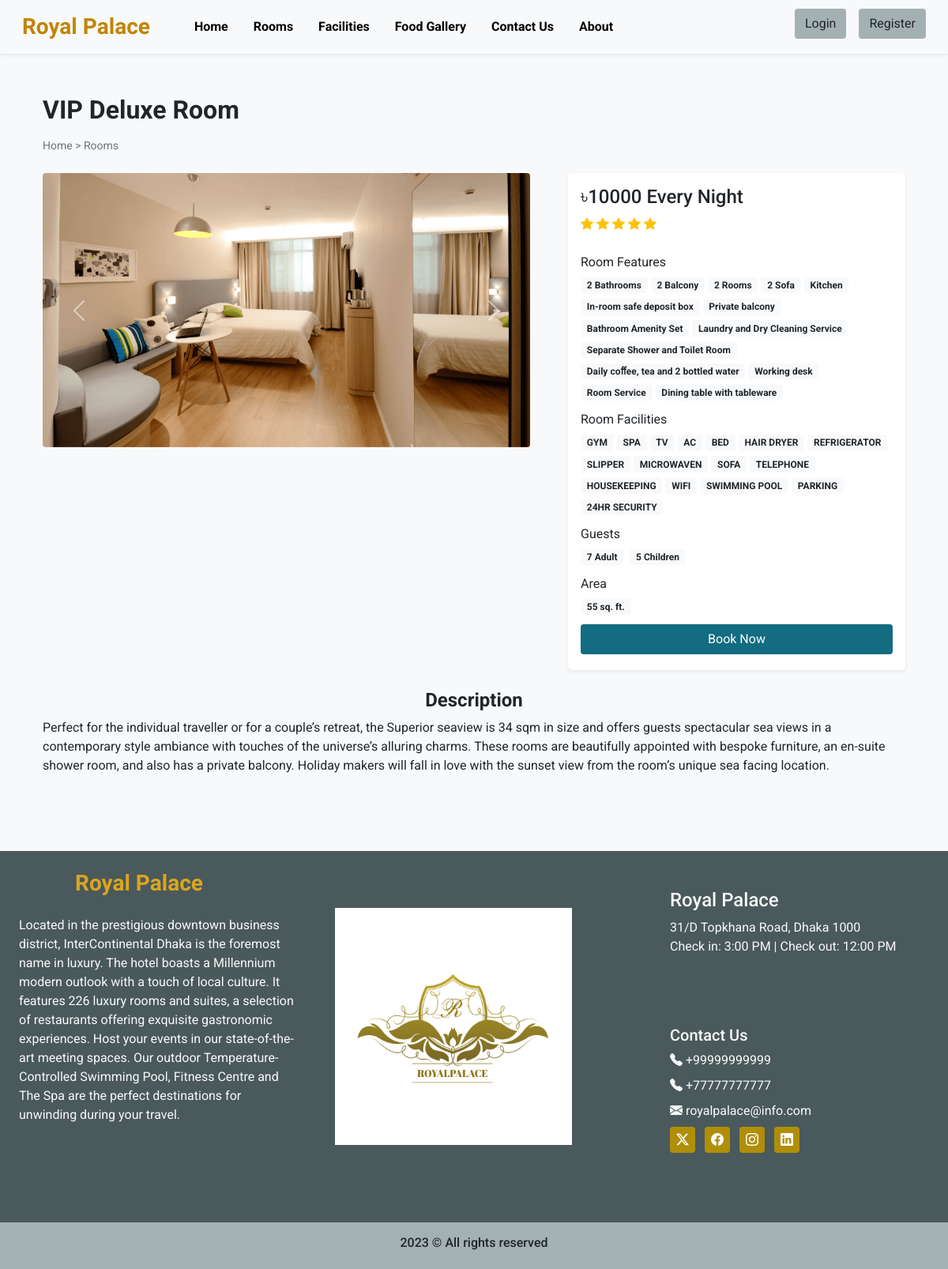
Screenshot of /room_details.php?id=20 with the database file from the repository.
### tables this page shows
CREATE TABLE `settings` (
  `sr_no` int(11) NOT NULL,
  `site_title` varchar(150) NOT NULL,
  `site_about` varchar(600) NOT NULL,
  `shutdown` tinyint(1) NOT NULL
);

CREATE TABLE `rooms` (
  `id` int(11) NOT NULL,
  `name` varchar(100) NOT NULL,
  `area` int(11) NOT NULL,
  `price` int(11) NOT NULL,
  `quantity` int(11) NOT NULL,
  `adult` int(11) NOT NULL,
  `children` int(11) NOT NULL,
  `description` varchar(500) NOT NULL,
  `status` tinyint(4) NOT NULL DEFAULT 1,
  `removed` int(11) NOT NULL DEFAULT 0
);

CREATE TABLE `room_images` (
  `sr_no` int(11) NOT NULL,
  `room_id` int(11) NOT NULL,
  `image` varchar(200) NOT NULL,
  `thumb` tinyint(4) NOT NULL DEFAULT 0
);

CREATE TABLE `features` (
  `id` int(11) NOT NULL,
  `name` varchar(100) NOT NULL
);

CREATE TABLE `facilities` (
  `id` int(11) NOT NULL,
  `icon` varchar(100) NOT NULL,
  `name` varchar(100) NOT NULL,
  `description` varchar(300) NOT NULL
);

CREATE TABLE `contact_details` (
  `sr_no` int(11) NOT NULL,
  `address` varchar(150) NOT NULL,
  `gmap` varchar(300) NOT NULL,
  `pn-1` bigint(20) NOT NULL,
  `pn-2` bigint(20) NOT NULL,
  `email` varchar(100) NOT NULL,
  `tw` varchar(150) NOT NULL,
  `fb` varchar(150) NOT NULL,
  `insta` varchar(150) NOT NULL,
  `li` varchar(150) NOT NULL,
  `iframe` varchar(500) NOT NULL
);

### admin/inc/db_config.php (called while the page is built, shortened)
<?php
if (!function_exists('select')) {
    function select($sql, $values, $datatypes)
    {
        $con = $GLOBALS['con'];
        if ($stmt = mysqli_prepare($con, $sql)) {
            mysqli_stmt_bind_param($stmt, $datatypes, ...$values);
            if (mysqli_stmt_execute($stmt)) {
                $res = mysqli_stmt_get_result($stmt);
                return $res;
            } else {
                mysqli_stmt_close($stmt);
                die("Query cannot be executed - Select");
            }
        } else {
            die("Query cannot be prepared - Select");
        }
    }
}
?>

### room_details.php (the view, shortened to what this page needs)
<!DOCTYPE html>
<html lang="en">
<head>
    <?php require('inc/links.php');?>
    <link rel="stylesheet"href="https://cdn.jsdelivr.net/npm/swiper@10/swiper-bundle.min.css"/>
    <?php require('inc/links.php');?>
</head>
<body class="bg-light">
    <?php require('inc/header.php');?>
    <?php
        $data = filter($_GET);
        $room_res = select("SELECT * FROM `rooms` WHERE `id`=? AND `status`=? AND `removed`=?",[$data['id'],1,0],'iii');
        $room_data = mysqli_fetch_assoc($room_res);
        global$setting_q,$con;
    ?>
    <div class="container">
        <div class="row">
            <div class="col-12 my-5 mb-4 px-4">
                <h2 class="mt-5 pt-4 mb-3 fw-bold"><?php echo $room_data['name']?></h2>
                <div style="font-size: 14px;">
                    <a href="index.php" class="text-secondary text-decoration-none">Home</a>
                    <span class="text-secondary"> > </span>
                    <a href="rooms.php" class="text-secondary text-decoration-none">Rooms</a>
                </div>
            </div>
            <div class="col-lg-7 col-md-12 px-4">
                <div id="roomCarousel" class="carousel slide" data-bs-ride="carousel">
                    <div class="carousel-inner">
                        <?php
                        $room_img = ROOMS_IMG_PATH."thumbnail.jpg";
                            $img_q = mysqli_query($con,"SELECT * FROM `room_images`
                                WHERE `room_id`='$room_data[id]'");
                            if(mysqli_num_rows($img_q)>0)
                            {
                                $active_class = 'active';
                                while($img_res = mysqli_fetch_assoc($img_q))
                                {
                                    echo "
                                   <div class='carousel-item $active_class'>
                                        <img src='".ROOMS_IMG_PATH.$img_res['image']."' class='d-block w-100 rounded'>
                                   </div>
                                ";
                                $active_class='';
                                }
                            }
                            else{
                                echo "<div class='carousel-item active'>
                                        <img src='$room_img' class='d-block w-100'>
                                    </div>";
                            }
                        ?>
                    </div>
                    <button class="carousel-control-prev" type="button" data-bs-target="#roomCarousel" data-bs-slide="prev">
                        <span class="carousel-control-prev-icon" aria-hidden="true"></span>
                    </button>
                    <button class="carousel-control-next" type="button" data-bs-target="#roomCarousel" data-bs-slide="next">
                        <span class="carousel-control-next-icon" aria-hidden="true"></span>
                    </button>
                </div>
            </div>
            <div class="col-lg-5 col-md-12 px-4">
                <div class="card mb-4 border-0 shadow-sm rounded-3">
                    <div class="card-body">
                        <?php
                            echo <<<price
                                <h4>৳$room_data[price] Every Night</h4>
                            price;
                            echo <<<rating
                                <div class="rating mb-4">
                                    <i class="bi bi-star-fill text-warning"></i>
                                    <i class="bi bi-star-fill text-warning"></i>
                                    <i class="bi bi-star-fill text-warning"></i>
                                    <i class="bi bi-star-fill text-warning"></i>
                                    <i class="bi bi-star-fill text-warning"></i>
                                </div>
                            rating;
                            $fea_q = mysqli_query($con,"SELECT f.name FROM `features` f
                                INNER JOIN `room_features` rfea ON f.id = rfea.features_id
                                WHERE rfea.room_id = '$room_data[id]';");
                            $features_data = "";
                                while ($fea_row = mysqli_fetch_assoc($fea_q))
                                {
                                    $features_data.="<span class='badge bg-light text-dark text-warp me-1 mb-1'>
                                        $fea_row[name]
                                        </span>";
                                }
                                echo<<<features
                                    <div class="mb-2">
                                        <p class="mb-1">Room Features</p>
                                        $features_data
                                    </div>
                                features;
                                $fac_q = mysqli_query($con,"SELECT f.name FROM `facilities` f
                                        INNER JOIN `room_facilities` rfac ON f.id = rfac.facilities_id
                                        WHERE rfac.room_id = '$room_data[id]'");
                                $facilities_data = "";
                                while ($fac_row = mysqli_fetch_assoc($fac_q))
                                {
                                    $facilities_data.="<span class='badge bg-light text-dark text-warp me-1 mb-1'>
                                        $fac_row[name]
                                        </span>";
                                }
                                echo<<<facilities
                                    <div class="mb-2">
                                        <p class="mb-1">Room Facilities</p>
                                        $facilities_data
                                    </div>
                                facilities;
                                echo<<<guests
                                    <div class="mb-2">
                                        <p class="mb-1">Guests</p>
                                        <span class="badge bg-light text-dark text-warp me-1 mb-1">
                                            $room_data[adult] Adult
                                        </span>
                                        <span class="badge bg-light text-dark text-warp me-1 mb-1">
                                            $room_data[children] Children
                                        </span>
                                    </div>
                                guests;
                                echo<<<area
                                    <div class="mb-2">
                                        <p class="mb-1">Area</p>
                                        <span class='badge bg-light text-dark text-warp me-1 mb-1'>
                                        $room_data[area] sq. ft.
                                        </span>
                                    </div>
                                area;
                        global$setting_q;
                        $login = 0;
                        if (!$setting_q['shutdown']){
                            echo<<<book
                                        <button onclick='checkLoginToBook($login,$room_data[id])' class="btn w-100 text-white bg-2 shadow-none mb-1">Book Now</button>
                                 book;
                        }
                        ?>
                    </div>
                </div>
            </div>
            <div class="col-12 mb-4 px-4">
                <div class="mb-4">
                    <h4 class="text-center fw-bold">Description</h4>
                    <p><?php
                        echo $room_data['description']
                        ?>
                    </p>
                </div>
            </div>
        </div>
    </div>
    <?php require('inc/footer.php');?>
</body>
</html>

### inc/header.php (shortened to what this page needs)
<?php
    require ('admin/inc/db_config.php');
    $contact_q = "SELECT * FROM `contact_details` WHERE `sr_no`=?";
    $setting_q = "SELECT * FROM `settings` WHERE `sr_no`=?";
    $values = [1];
    $contact_r = mysqli_fetch_assoc(select($contact_q,$values,'i'));
    $setting_q = mysqli_fetch_assoc(select($setting_q,$values,'i'));
?>
<section>
    <div>
        <nav id="nav_bar" class="navbar navbar-expand-lg fixed-top navbar-light bg-light px-lg-3 py-lg-2 shadow-sm" data-spy="affix" data-offset-top="197">
            <div class="container-fluid">
            <a class="navbar-brand me-5 fw-bold fs-3  h-font" style="color: #C18506;" href="index.php"><?php echo $setting_q['site_title'] ?></a>
            <div class="collapse navbar-collapse" id="navbarSupportedContent">
                <ul class="navbar-nav me-auto mb-2 mb-lg-0">
                <li class="nav-item">
                    <a class="nav-link me-3" href="index.php">Home</a>
                </li>
                <li class="nav-item">
                    <a class="nav-link me-3" href="rooms.php">Rooms</a>
                </li>
                <li class="nav-item">
                    <a class="nav-link me-3" href="facilities.php">Facilities</a>
                </li>
                <li class="nav-item">
                    <a class="nav-link me-3" href="food.php">Food Gallery</a>
                </li>
                <li class="nav-item">
                    <a class="nav-link me-3" href="contact.php">Contact Us</a>
                </li>
                <li class="nav-item">
                    <a class="nav-link me-3" href="about.php">About</a>
                </li>
                </ul>
                <div class="d-flex">
                    <?php
                    if (isset($_SESSION['login']) && $_SESSION['login']==true)
                    {
                        echo<<<data
                            <div class="btn-group">
                              <button type="button" class="btn btn-secondary shadow-none dropdown-toggle" data-bs-toggle="dropdown" data-bs-display="static" aria-expanded="false">
                                $_SESSION[uName]
                              </button>
                              <ul class="dropdown-menu dropdown-menu-lg-end">
                                <li><a class="dropdown-item" href="logout.php">LOGOUT</a></li>
                              </ul>
                            </div>
                        data;
                    }
                    else{
                       echo<<<data
                            <button type='Button' class='btn bg-6 mb-lg-2 shadow-none me-3' data-bs-toggle='modal' data-bs-target='#loginmodal'>
                            Login
                            </button>
                            <button type='Button' class='btn bg-6 mb-lg-2 shadow-none ' data-bs-toggle='modal' data-bs-target='#registermodal'>
                            Register
                            </button>
                       data;
                    }
                    ?>
            </div>
            </div>
        </nav>
    </div>
</section>

### inc/footer.php (shortened to what this page needs)
<?php
$setting_q = "SELECT * FROM `settings` WHERE `sr_no`=?";
$values = [1];
$setting_q = mysqli_fetch_assoc(select($setting_q,$values,'i'));
?>
<section>
        <div class="container-fluid bg-4 mt-5">
            <div class="row">
                <div class="col-lg-4 p-4">
                    <h5 class="me-5 fw-bold fs-3 h-font text-center mb-2" style="color: goldenrod;" ><?php echo$setting_q['site_title']?></h5>
                    <p class="text-light mb-3 text-left mt-4"><?php echo$setting_q['site_about']?> </p>
                </div>
                <div class="col-lg-4 p-4 mt-5">
                    <img class="items-center" src="images/logo/7.jpg" width="300px" height="300px">
                </div>
                <div class="col-lg-4 p-4">
                <div class=" text-light p-4 rounded mb-4">
                        <h4>Royal Palace</h4>
                        <p>31/D Topkhana Road, Dhaka 1000<br>
                            Check in: 3:00 PM | Check out: 12:00 PM
                    </div>
                    <div class=" text-light p-4 rounded mb-4">
                        <h5>Contact Us</h5>
                        <a href="tel: +<?php echo $contact_r['pn-1']?>" class="d-inline-block mb-2 text-light text-decoration-none">
                            <i class="bi bi-telephone-fill"></i> +<?php echo $contact_r['pn-1']?>
                        </a>
                        <br>
                        <a href="tel: +<?php echo $contact_r['pn-2']?>" class="d-inline-block text-light mb-2 text-decoration-none">
                            <i class="bi bi-telephone-fill"></i> +<?php echo $contact_r['pn-2']?>
                        </a>
                            <br>
                        <a href="mailto: <?php echo $contact_r['email']?>" class="d-inline-block text-light mb-2 text-decoration-none">
                            <i class="bi bi-envelope-fill"></i> <?php echo $contact_r['email']?>
                        </a>
                        <br>
                        <a href="<?php echo $contact_r['tw']?>" class="d-inline-block mb-3 me-2">
                            <span class="badge bg-7 text-white fs-6 p-2">
                                <i class="bi bi-twitter-x"></i>
                            </span>
                        </a>
                        <a href="<?php echo $contact_r['fb']?>" class="d-inline-block mb-3 me-2">
                            <span class="badge bg-7 text-white fs-6 p-2">
                                <i class="bi bi-facebook"></i>
                            </span>
                        </a>
                        <a href="<?php echo $contact_r['insta']?>" class="d-inline-block mb-3 me-2">
                            <span class="badge bg-7 text-white fs-6 p-2">
                                <i class="bi bi-instagram"></i>
                            </span>
                        </a>
                        <a href="<?php echo $contact_r['li']?>" class="d-inline-block mb-3 me-2">
                            <span class="badge bg-7 text-white fs-6 p-2">
                                <i class="bi bi-linkedin"></i>
                            </span>
                        </a>
                    </div>
                </div>
            </div>
        </div>
    </section>
    <div class="container-fluid text-center bg-6 text- m-0 p-3">
        <h6>2023 © All rights reserved</h6>
    </div>

### rows the page displays
settings: site_title "Royal Palace", site_about "Located in the prestigious downtown business district, InterContinental Dhaka is the foremost name in luxury. The hotel boasts a Millennium modern outlook with a touch of local culture. It features 226 luxury rooms and suites, a selection of restaurants offering exquisite gastronomic experiences. Host your events in our state-of-the-art meeting spaces. Our outdoor Temperature-Controlled Swimming Pool, Fitness Centre and The Spa are the perfect destinations for unwinding during your travel."
rooms: name "VIP Deluxe Room", price "10000", adult "7", children "5", area "55", description "Perfect for the individual traveller or for a couple’s retreat, the Superior seaview is 34 sqm in size and offers guests spectacular sea views in a contemporary style ambiance with touches of the universe’s alluring charms. These rooms are beautifully appointed with bespoke furniture, an en-suite shower room, and also has a private balcony. Holiday makers will fall in love with the sunset view from the room’s unique sea facing location."
room_images: image (picture)
features: name "2 Bathrooms"
features: name "2 Balcony"
features: name "2 Rooms"
features: name "2 Sofa"
features: name "Kitchen"
features: name "In-room safe deposit box"
features: name "Private balcony"
features: name "Bathroom Amenity Set"
features: name "Laundry and Dry Cleaning Service"
features: name "Separate Shower and Toilet Room"
features: name "Daily coﬀee, tea and 2 bottled water"
features: name "Working desk"
features: name "Room Service"
features: name "Dining table with tableware"
facilities: name "GYM"
facilities: name "SPA"
facilities: name "TV"
facilities: name "AC"
facilities: name "BED"
facilities: name "HAIR DRYER"
facilities: name "REFRIGERATOR"
facilities: name "SLIPPER"
facilities: name "MICROWAVEN"
facilities: name "SOFA"
facilities: name "TELEPHONE"
facilities: name "HOUSEKEEPING"
facilities: name "WIFI"
facilities: name "SWIMMING POOL"
facilities: name "PARKING"
facilities: name "24HR SECURITY"
contact_details: value "99999999999", value "77777777777", email "royalpalace@info.com"
